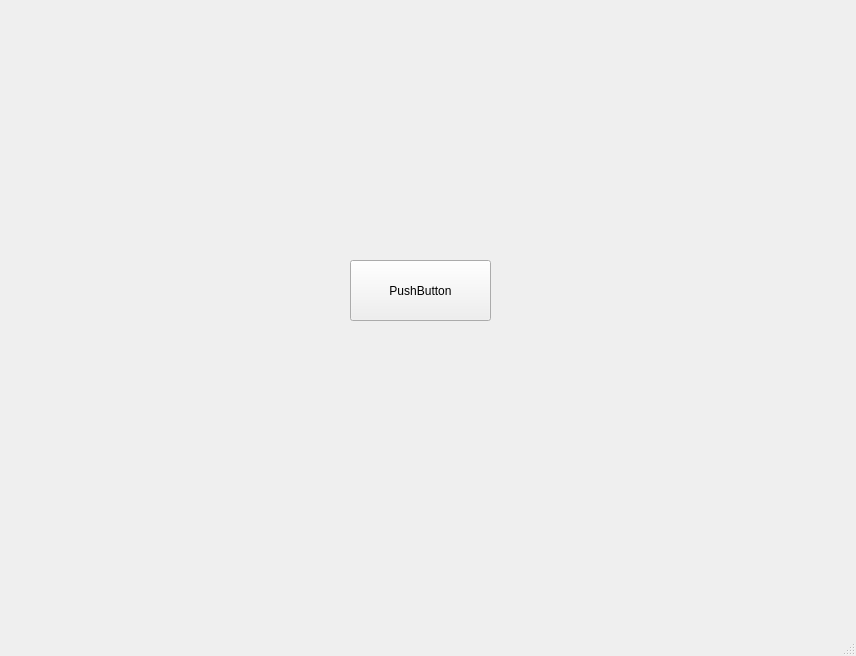
<?xml version="1.0" encoding="UTF-8"?>
<ui version="4.0">
 <class>MainWindow</class>
 <widget class="QMainWindow" name="MainWindow">
  <property name="geometry">
   <rect>
    <x>0</x>
    <y>0</y>
    <width>856</width>
    <height>656</height>
   </rect>
  </property>
  <property name="windowTitle">
   <string>MainWindow</string>
  </property>
  <widget class="QWidget" name="centralwidget">
   <widget class="QPushButton" name="pushButton">
    <property name="geometry">
     <rect>
      <x>350</x>
      <y>260</y>
      <width>141</width>
      <height>61</height>
     </rect>
    </property>
    <property name="text">
     <string>PushButton</string>
    </property>
   </widget>
  </widget>
  <widget class="QMenuBar" name="menubar">
   <property name="geometry">
    <rect>
     <x>0</x>
     <y>0</y>
     <width>856</width>
     <height>26</height>
    </rect>
   </property>
  </widget>
  <widget class="QStatusBar" name="statusbar"/>
 </widget>
 <resources/>
 <connections/>
</ui>
